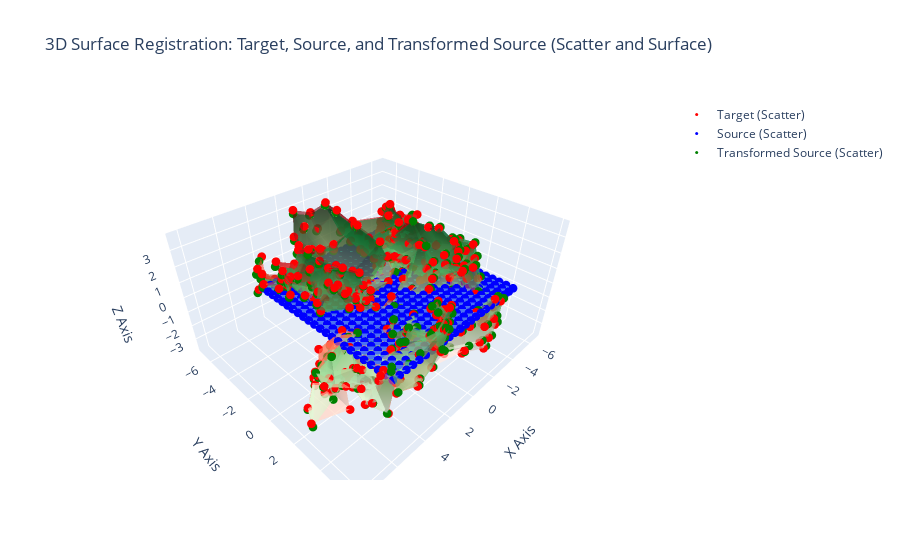

Source (notebook cell):
### Code cell
error = image_registration.calculate_error(transformed_source, target)
print(f"Registration Error (MSE): {error}")
image_registration.visualize_interactive_plot(source, target, transformed_source)
image_registration.create_gif_with_variable_duration(r'gif_folder', r'gif_custom\output.gif')

### Figure 1 — Plotly figure (JSON) as saved in the notebook; plotly's stock layout.template omitted (floating-point values rounded to 4 significant figures; data arrays with more than 128 entries replaced by an {"elided": "..."} marker saying what was removed)
{"data": [{"marker": {"color": "red", "size": 3}, "mode": "markers", "name": "Target (Scatter)", "showlegend": true, "type": "scatter3d", "x": {"elided": "529 float values"}, "y": {"elided": "529 float values"}, "z": {"elided": "529 float values"}}, {"marker": {"color": "blue", "size": 3}, "mode": "markers", "name": "Source (Scatter)", "showlegend": true, "type": "scatter3d", "x": {"elided": "529 float values"}, "y": {"elided": "529 float values"}, "z": {"elided": "529 int values"}}, {"marker": {"color": "green", "size": 3}, "mode": "markers", "name": "Transformed Source (Scatter)", "showlegend": true, "type": "scatter3d", "x": {"elided": "529 float values"}, "y": {"elided": "529 float values"}, "z": {"elided": "529 float values"}}, {"colorscale": [[0, "rgb(255,245,240)"], [0.125, "rgb(254,224,210)"], [0.25, "rgb(252,187,161)"], [0.375, "rgb(252,146,114)"], [0.5, "rgb(251,106,74)"], [0.625, "rgb(239,59,44)"], [0.75, "rgb(203,24,29)"], [0.875, "rgb(165,15,21)"], [1, "rgb(103,0,13)"]], "name": "Target (Surface)", "opacity": 0.6, "showscale": false, "type": "surface", "x": {"elided": "23x23 float values"}, "y": {"elided": "23x23 float values"}, "z": {"elided": "23x23 float values"}}, {"colorscale": [[0, "rgb(247,251,255)"], [0.125, "rgb(222,235,247)"], [0.25, "rgb(198,219,239)"], [0.375, "rgb(158,202,225)"], [0.5, "rgb(107,174,214)"], [0.625, "rgb(66,146,198)"], [0.75, "rgb(33,113,181)"], [0.875, "rgb(8,81,156)"], [1, "rgb(8,48,107)"]], "name": "Source (Surface)", "opacity": 0.6, "showscale": false, "type": "surface", "x": {"elided": "23x23 float values"}, "y": {"elided": "23x23 float values"}, "z": {"elided": "23x23 int values"}}, {"colorscale": [[0, "rgb(247,252,245)"], [0.125, "rgb(229,245,224)"], [0.25, "rgb(199,233,192)"], [0.375, "rgb(161,217,155)"], [0.5, "rgb(116,196,118)"], [0.625, "rgb(65,171,93)"], [0.75, "rgb(35,139,69)"], [0.875, "rgb(0,109,44)"], [1, "rgb(0,68,27)"]], "name": "Transformed Source (Surface)", "opacity": 0.6, "showscale": false, "type": "surface", "x": {"elided": "23x23 float values"}, "y": {"elided": "23x23 float values"}, "z": {"elided": "23x23 float values"}}], "layout": {"scene": {"xaxis": {"title": {"text": "X Axis"}}, "yaxis": {"title": {"text": "Y Axis"}}, "zaxis": {"title": {"text": "Z Axis"}}}, "title": {"text": "3D Surface Registration: Target, Source, and Transformed Source (Scatter and Surface)"}}}
